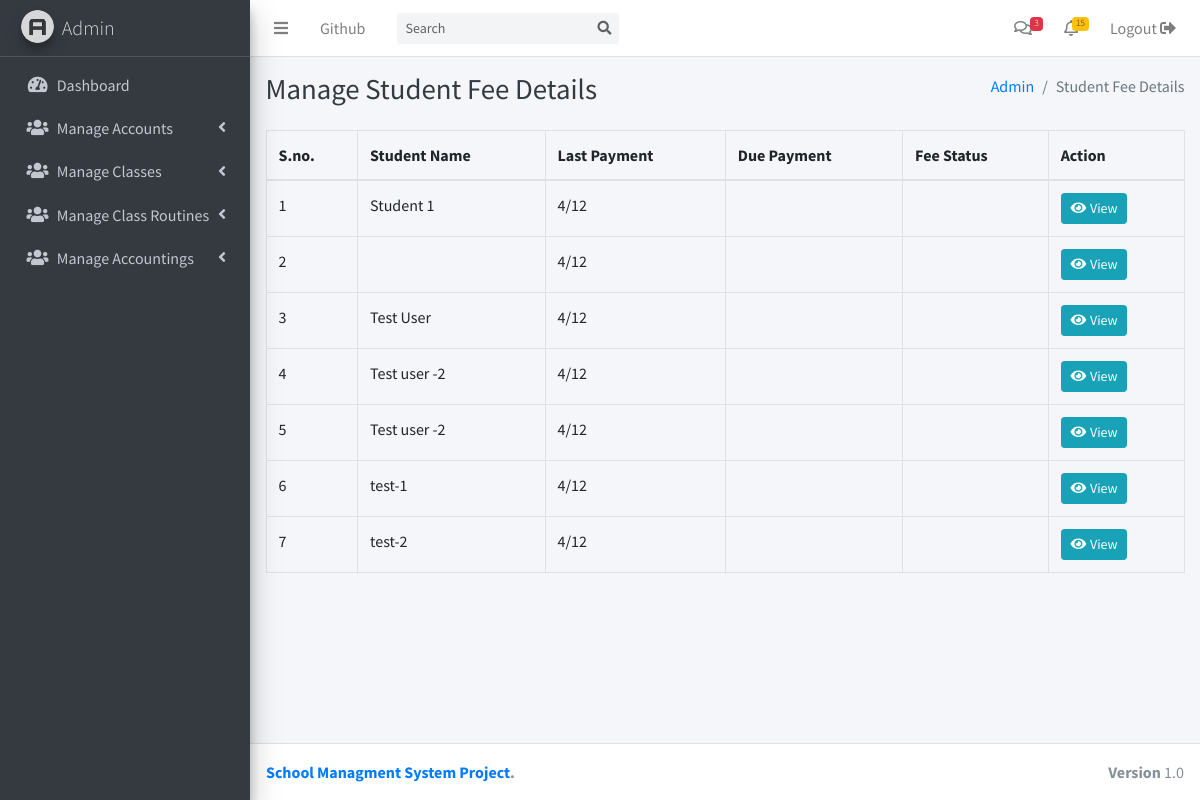
Before: /admin/student-fee.php (signed in) with the older database file.
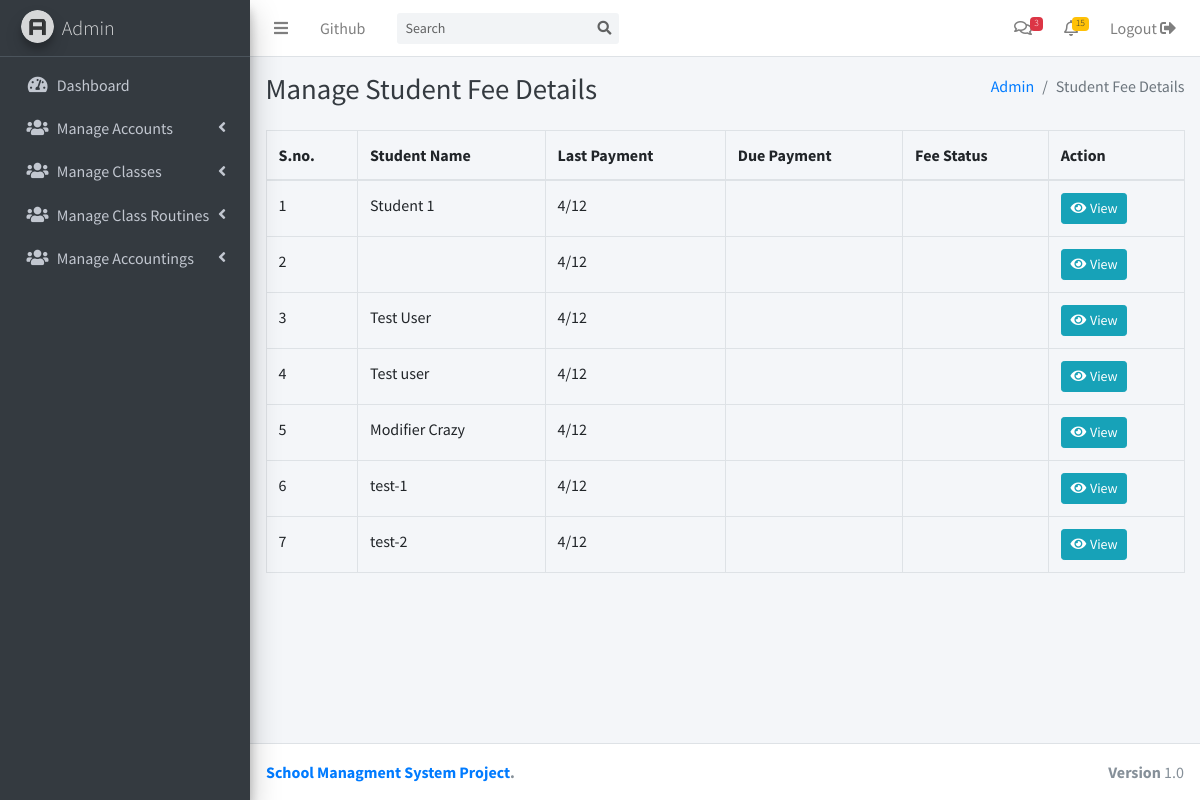
After: the same page with the newer database file.
### tables this page shows
CREATE TABLE `accounts` (
  `id` int(11) NOT NULL,
  `type` varchar(50) NOT NULL,
  `email` varchar(50) NOT NULL,
  `password` text NOT NULL,
  `name` text NOT NULL
);

### includes/functions.php (called while the page is built, shortened)
<?php
function data_output($query , $type ='object')
{
    $output = array();
    if($type == 'object')
    {
        while ($result = mysqli_fetch_object($query)) {
            $output[] = $result;
        }
    }
    else
    {
        while ($result = mysqli_fetch_assoc($query)) {
            $output[] = $result;
        }
    }
    return $output;
}
function get_users($args = array(),$type ='object')
{
    global $db_conn;
    $condition = "";
    if(!empty($args))
    {
        foreach($args as $k => $v)
        {
            $v = (string)$v;
            $condition_ar[] = "$k = '$v'";
        }
        if ($condition_ar > 0) {
            $condition = "WHERE " . implode(" AND ", $condition_ar);
        }
    }
    $query = mysqli_query($db_conn,"SELECT * FROM accounts $condition");
    return data_output($query , $type);
}
?>

### admin/student-fee.php (the view, shortened to what this page needs)
<?php include('header.php') ?>
<?php include('sidebar.php') ?>
    <div class="content-header">
      <div class="container-fluid">
        <div class="row mb-2">
          <div class="col-sm-6">
            <h1 class="m-0 text-dark">Manage Student Fee Details</h1>
          </div>
          <div class="col-sm-6">
            <ol class="breadcrumb float-sm-right">
              <li class="breadcrumb-item"><a href="#">Admin</a></li>
              <li class="breadcrumb-item active">Student Fee Details</li>
            </ol>
          </div>
        </div>
      </div>
    </div>
    <section class="content">
      <div class="container-fluid">
        <?php if(isset($_GET['action']) && $_GET['action'] == 'view') {
          $std_id= isset($_GET['std_id'])?$_GET['std_id']:'';
          $usermeta = get_user_metadata($std_id);
          ?>
        <div class="card">
          <div class="card-header">
            <h3 class="card-title">Student Detail</h3>
          </div>
          <div class="card-body">
            <strong>Name: </strong> <?php echo get_users(array('id'=>$std_id))[0]->name ?> <br>
            <strong>Class: </strong> <?php echo $usermeta['class'] ?>
          </div>
        </div>
        <div class="card">
          <div class="card-header">
            <h3 class="card-title">Tution Fee</h3>
          </div>
          <div class="card-body">
            <table class="table table-bordered">
              <thead>
                <tr>
                  <th>S.No</th>
                  <th>Month</th>
                  <th>Fee Status</th>
                  <th>Action</th>
                </tr>
              </thead>
              <tbody>
                <?php
                $months = array('january', 'fabruary','march','april','may','june','july','august','september','october','november','december');
                foreach ($months as $key => $value) {
                  $highlight = '';
                  if(date('F') == ucwords($value))
                  {
                    $highlight = 'class="bg-success"';
                  }
                  ?>
                  <tr>
                    <td><?php echo ++$key?></td>
                    <td <?php echo $highlight?>><?php echo ucwords($value)?></td>
                    <td></td>
                    <td>
                      <a href="?action=pay&month=<?php echo $value?>&std_id=<?php echo $std_id?>" class="btn btn-sm btn-primary"><i class="fa fa-eye fa-fw"></i> View</a>
                      <a href="?action=pay&month=<?php echo $value?>&std_id=<?php echo $std_id?>" class="btn btn-sm btn-warning"><i class="fa fa-money-check-alt fa-fw"></i> Pay Now</a>
                      <a href="?action=pay&month=<?php echo $value?>&std_id=<?php echo $std_id?>" class="btn btn-sm btn-dark"><i class="fa fa-envelope fa-fw"></i> Send Message</a>
                      <a href="?action=pay&month=<?php echo $value?>&std_id=<?php echo $std_id?>" class="btn btn-sm btn-danger"><i class="fa fa-trash fa-fw"></i>Delete</a>
                    </td>
                  </tr>
                <?php } ?>
              </tbody>
            </table>
          </div>
        </div>
        <?php } else { ?>
        <table class="table table-bordered">
            <thead>
                <tr>
                    <th>S.no.</th>
                    <th>Student Name</th>
                    <th>Last Payment</th>
                    <th>Due Payment</th>
                    <th>Fee Status</th>
                    <th>Action</th>
                </tr>
            </thead>
            <tbody>
                <?php
                $students = get_users(array('type'=>'student'));
                foreach ($students as $key => $student) {?>
                <tr>
                    <td><?php echo ++$key?></td>
                    <td><?php echo $student->name?></td>
                    <td>4/12</td>
                    <td></td>
                    <td></td>
                    <td>
                      <a href="?action=view&std_id=<?php echo $student->id?>" class="btn btn-sm btn-info"><i class="fa fa-eye fa-fw"></i> View</a>
                    </td>
                </tr>
                <?php } ?>
            </tbody>
        </table>
        <?php }?>
      </div>
    </section>
<?php include('footer.php') ?>

Changed rows visible on the page:
changed accounts: name "Test user -2" → "Test user"
changed accounts: name "Test user -2" → "Modifier Crazy"
